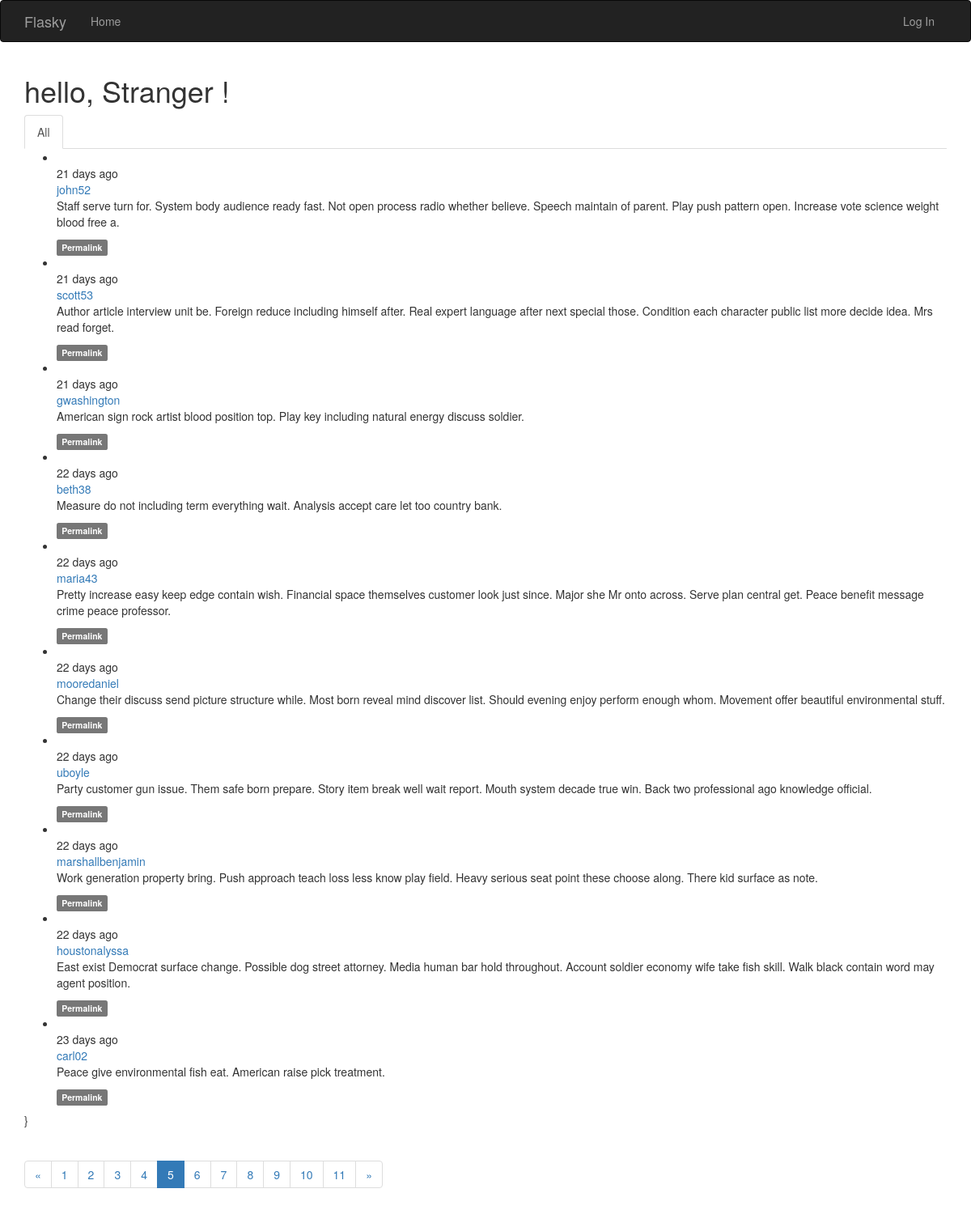
The app's page /?page=5 with its own data.
### app/models.py (models this page shows, shortened)
class Post(db.Model):
    __tablename__ = 'post'
    id = db.Column(db.Integer, primary_key=True)
    body = db.Column(db.Text)
    body_html = db.Column(db.Text)
    timestamp = db.Column(db.DateTime, index=True, default=datetime.utcnow)
    author_id = db.Column(db.Integer, db.ForeignKey('users.id'))

class User(UserMixin, db.Model):
    __tablename__ = 'users'
    id = db.Column(db.Integer, primary_key=True)
    email = db.Column(db.String(64), unique=True, index=True)
    password_hash = db.Column(db.String(128))
    username = db.Column(db.String(64), unique=True, index=True)
    role_id = db.Column(db.Integer, db.ForeignKey('roles.id'))
    confirmed = db.Column(db.Boolean, default=False)
    name = db.Column(db.String(64))
    location = db.Column(db.String(64))
    about_me = db.Column(db.Text())
    member_since = db.Column(db.DateTime(), default=datetime.utcnow)
    last_seen = db.Column(db.DateTime(), default=datetime.utcnow)
    posts = db.relationship('Post', backref='author', lazy='dynamic')
    followed = db.relationship('Follow', foreign_keys=[Follow.follower_id],
                               backref=db.backref('follower', lazy='joined'),
                               lazy='dynamic', cascade='all, delete-orphan')
    followers = db.relationship('Follow', foreign_keys=[Follow.followed_id],
                                backref=db.backref('followed', lazy='joined'),
                                lazy='dynamic', cascade='all, delete-orphan')
    @property
    def password(self):
        raise AttributeError('Password is not a readable attribute!')

### app/main/views.py (the view)
@main.route('/', methods=['GET', 'POST'])
def index():
    form = PostForm()
    if current_user.can(Permission.WRITE) and form.validate_on_submit():
        post = Post(body=form.body.data, author=current_user._get_current_object())
        db.session.add(post)
        db.session.commit()
        return redirect(url_for('.index'))
    page = request.args.get('page', 1, type=int)
    show_followed = False
    if current_user.is_authenticated:
        show_followed = bool(request.cookies.get('show_followed', ''))
    if show_followed:
        query = current_user.followed_posts
    else:
        query = Post.query
    pagination = query.order_by(Post.timestamp.desc()).paginate(
        page, per_page=current_app.config['FLASK_POSTS_PER_PAGE'], error_out=False)
    posts = pagination.items
    return render_template('index.html', form=form, posts=posts, show_followed=show_followed, pagination=pagination)

### app/auth/views.py (called while the page is built)
@auth.before_app_request
def before_request():
    if current_user.is_authenticated:
        current_user.ping()
        if not current_user.confirmed \
                and request.blueprint != 'auth' \
                and request.endpoint != 'static':
            return redirect(url_for('auth.unconfirmed'))

### app/main/__init__.py (called while the page is built)
@main.app_context_processor
def inject_permission():
    return dict(Permission=Permission)

### app/models.py (called while the page is built)
    def can(self, permission):
        return False

    def is_administrator(self):
        return False

### app/templates/index.html (shortened to what this page needs)
{% extends 'base.html' %}
{% import 'bootstrap/wtf.html' as wtf %}
{% import '_macro.html' as macro %}
{% block navbar %}
{{ super() }}
{% endblock %}
{% block page_content %}
<div>
    <h1>hello,
        {% if current_user.is_authenticated %}
        {{ current_user.username }}
        {% else %}
        Stranger
        {% endif %}!
    </h1>
</div>
<div class="post-tabs">
    <ul class="nav nav-tabs">
        <li{% if not show_followed %} class="active"{% endif %}><a href="{{ url_for('.show_all') }}">All</a></li>
    </ul>
    {% include '_posts.html' %}}
</div>
<div class="pagination">
        {{ macro.pagination_widget(pagination, '.index') }}
    </div>
{% endblock %}

### app/templates/_posts.html (shortened to what this page needs)
<ul class="posts">
    {% for post in posts %}
    <li class="post">
        <div class="profile-thumbnail">
        </div>
        <div class="post-date">{{ moment(post.timestamp).fromNow() }}</div>
        <div class="post-author">
            <a href="{{ url_for('.user', username=post.author.username) }}">
                {{ post.author.username }}
            </a>
        </div>
        <div class="post-content">
            <div class="post-body">
            {% if post.body_html %}
                {{ post.body_html | safe }}
            {% else %}
                {{ post.body }}
            {% endif %}
            </div>
            <div class="post-footer">
                <a href="{{ url_for('.post', id=post.id) }}"><span class="label label-default">Permalink</span></a>
            </div>
        </div>
    </li>
    {% endfor %}
</ul>

### records on screen
Post: timestamp "21 days ago", author.username "john52", body_html "Staff serve turn for. System body audience ready fast. Not open process radio whether believe. Speech maintain of parent. Play push pattern open. Increase vote science weight blood free a."
Post: timestamp "21 days ago", author.username "scott53", body_html "Author article interview unit be. Foreign reduce including himself after. Real expert language after next special those. Condition each character public list more decide idea. Mrs read forget."
Post: timestamp "21 days ago", author.username "gwashington", body_html "American sign rock artist blood position top. Play key including natural energy discuss soldier."
Post: timestamp "22 days ago", author.username "beth38", body_html "Measure do not including term everything wait. Analysis accept care let too country bank."
Post: timestamp "22 days ago", author.username "maria43", body_html "Pretty increase easy keep edge contain wish. Financial space themselves customer look just since. Major she Mr onto across. Serve plan central get. Peace benefit message crime peace professor."
Post: timestamp "22 days ago", author.username "mooredaniel", body_html "Change their discuss send picture structure while. Most born reveal mind discover list. Should evening enjoy perform enough whom. Movement offer beautiful environmental stuff."
Post: timestamp "22 days ago", author.username "uboyle", body_html "Party customer gun issue. Them safe born prepare. Story item break well wait report. Mouth system decade true win. Back two professional ago knowledge official."
Post: timestamp "22 days ago", author.username "marshallbenjamin", body_html "Work generation property bring. Push approach teach loss less know play field. Heavy serious seat point these choose along. There kid surface as note."
Post: timestamp "22 days ago", author.username "houstonalyssa", body_html "East exist Democrat surface change. Possible dog street attorney. Media human bar hold throughout. Account soldier economy wife take fish skill. Walk black contain word may agent position."
Post: timestamp "23 days ago", author.username "carl02", body_html "Peace give environmental fish eat. American raise pick treatment."

### other values on screen
{{ p }} "1" "2" "3" "4" "6" "7" "8" "9" "10" "11"
{{ p }} "5"
